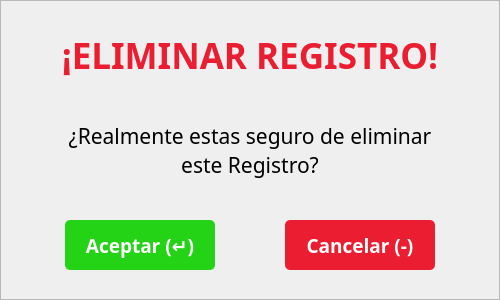
   <widget class="QFrame" name="frmAlertaEliminar">
    <property name="geometry">
     <rect>
      <x>710</x>
      <y>390</y>
      <width>500</width>
      <height>300</height>
     </rect>
    </property>
    <property name="styleSheet">
     <string notr="true">#frmAlertaEliminar{background-color: rgb(255, 255, 255);
color: rgb(0, 0, 0);
border:none;
border-radius: 10px;
border: 2px solid #D9D9D9;}</string>
    </property>
    <property name="frameShape">
     <enum>QFrame::StyledPanel</enum>
    </property>
    <property name="frameShadow">
     <enum>QFrame::Raised</enum>
    </property>
    <widget class="QLabel" name="lblAlertaTituloEliminar">
     <property name="geometry">
      <rect>
       <x>50</x>
       <y>30</y>
       <width>400</width>
       <height>50</height>
      </rect>
     </property>
     <property name="font">
      <font>
       <family>Poppins</family>
       <pointsize>26</pointsize>
       <weight>75</weight>
       <bold>true</bold>
      </font>
     </property>
     <property name="styleSheet">
      <string notr="true">color: #EA1D31</string>
     </property>
     <property name="text">
      <string>¡ELIMINAR REGISTRO!</string>
     </property>
     <property name="alignment">
      <set>Qt::AlignCenter</set>
     </property>
     <property name="wordWrap">
      <bool>true</bool>
     </property>
    </widget>
    <widget class="QPushButton" name="btnAceptarFrmAlertaEliminar">
     <property name="geometry">
      <rect>
       <x>65</x>
       <y>220</y>
       <width>150</width>
       <height>50</height>
      </rect>
     </property>
     <property name="font">
      <font>
       <family>Poppins</family>
       <pointsize>14</pointsize>
       <weight>75</weight>
       <bold>true</bold>
      </font>
     </property>
     <property name="cursor">
      <cursorShape>PointingHandCursor</cursorShape>
     </property>
     <property name="styleSheet">
      <string notr="true">background-color: rgb(36, 211, 21);
color: rgb(255, 255, 255);
border:none;
border-radius: 5px;</string>
     </property>
     <property name="text">
      <string>Aceptar (↵)</string>
     </property>
     <property name="flat">
      <bool>false</bool>
     </property>
    </widget>
    <widget class="QPushButton" name="btnCancelarFrmAlertaEliminar">
     <property name="geometry">
      <rect>
       <x>285</x>
       <y>220</y>
       <width>150</width>
       <height>50</height>
      </rect>
     </property>
     <property name="font">
      <font>
       <family>Poppins</family>
       <pointsize>14</pointsize>
       <weight>75</weight>
       <bold>true</bold>
      </font>
     </property>
     <property name="cursor">
      <cursorShape>PointingHandCursor</cursorShape>
     </property>
     <property name="styleSheet">
      <string notr="true">background-color: rgb(234, 29, 49);
color: rgb(255, 255, 255);
border:none;
border-radius: 5px;</string>
     </property>
     <property name="text">
      <string>Cancelar (-)</string>
     </property>
    </widget>
    <widget class="QLabel" name="lblAlertaEliminarTexto">
     <property name="geometry">
      <rect>
       <x>50</x>
       <y>100</y>
       <width>400</width>
       <height>100</height>
      </rect>
     </property>
     <property name="font">
      <font>
       <family>Poppins Medium</family>
       <pointsize>16</pointsize>
       <weight>50</weight>
       <bold>false</bold>
      </font>
     </property>
     <property name="styleSheet">
      <string notr="true">color: rgb(0, 0, 0);</string>
     </property>
     <property name="text">
      <string>¿Realmente estas seguro de eliminar este Registro?</string>
     </property>
     <property name="alignment">
      <set>Qt::AlignCenter</set>
     </property>
     <property name="wordWrap">
      <bool>true</bool>
     </property>
    </widget>
   </widget>
